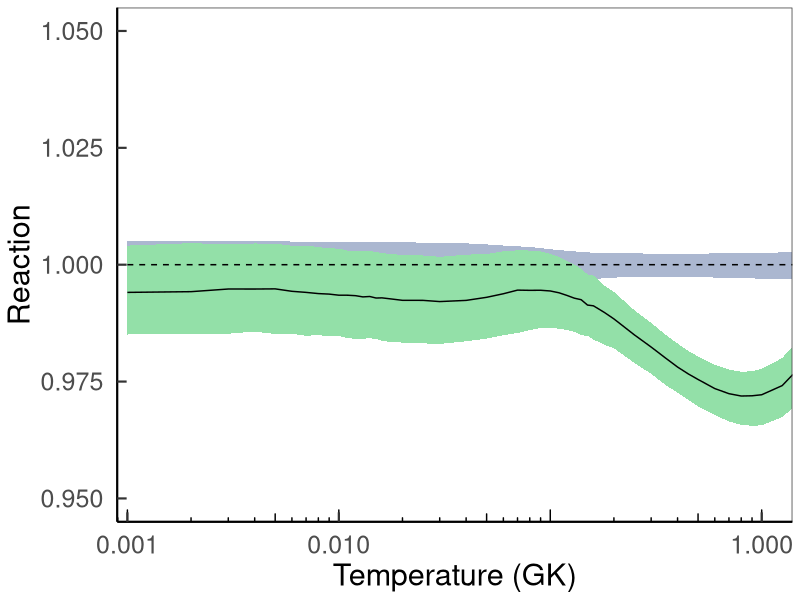

This figure's R source:
# plots rate ratios and comparison to literature


# import packages
library(magrittr);
require(plyr)
library(dplyr);
require(ggplot2)

Norm <- read.table("numRates.dat",header = TRUE)$median

new <- read.table("numRates.dat",header = TRUE) %>%
  select(c("x","median","lower","upper")) %>%
  set_colnames(c("T9","Adopted","Lower","Upper")) %>%
  mutate(data = "present") %>% 
  mutate(Adopted = Adopted/Norm) %>% 
  mutate(Lower = Lower/Norm) %>%
  mutate(Upper = Upper/Norm)

old <- read.csv("tabula-table_tdn.csv",header = TRUE) %>%  
  select(c("T9","Adopted","Lower","Upper"))  %>%
  mutate(data="previous") %>% 
  mutate(Adopted = Adopted/Norm) %>% 
  mutate(Lower = Lower/Norm) %>%
  mutate(Upper = Upper/Norm)
  
joint <- rbind(old,new)


pdf("rateCompare.pdf",height = 7,width = 10,onefile=F)

ggplot(joint,aes(x=T9,y=Adopted, group=data,fill=data,linetype=data)) +
  geom_ribbon(aes(x=T9,ymin=Lower, ymax=Upper),show.legend=FALSE) +
  geom_line() +
  coord_cartesian(xlim=c(0.00125,1),ylim=c(0.95,1.05)) +
  theme_bw() + xlab("Temperature (GK)") + ylab("Reaction") +
  scale_fill_manual(values=c("#abb7d0","#93e0a8"))+
  scale_x_log10(breaks = c(0.001,0.01,1))  +
  annotation_logticks(sides = "b") +
  annotation_logticks(base=2.875,sides = "l") +
  scale_linetype_manual(guide=F,values=c("dashed","solid")) +
  theme(panel.grid.major = element_blank(),
        panel.grid.minor = element_blank(),
        legend.position = c(0.925,0.7),
        legend.background = element_rect(colour = "white", fill = "white"),
        plot.background = element_rect(colour = "white", fill = "white"),
        panel.background = element_rect(colour = "white", fill = "white"),
        legend.key = element_rect(colour = "white", fill = "white"),
        axis.title = element_text(size=22),
        axis.ticks = element_line(size = 0.75),
        axis.line = element_line(size = 0.75, linetype = "solid"),
        axis.text.y = element_text(size = 18, margin = unit(c(t = 0, r = 3.5, b = 0, l = 0), "mm")),
        axis.text.x = element_text(size = 18, margin = unit(c(t = 3.5, r = 0, b = 0, l = 0), "mm")),
        axis.ticks.length = unit(-2.4, "mm")
        )

dev.off()

